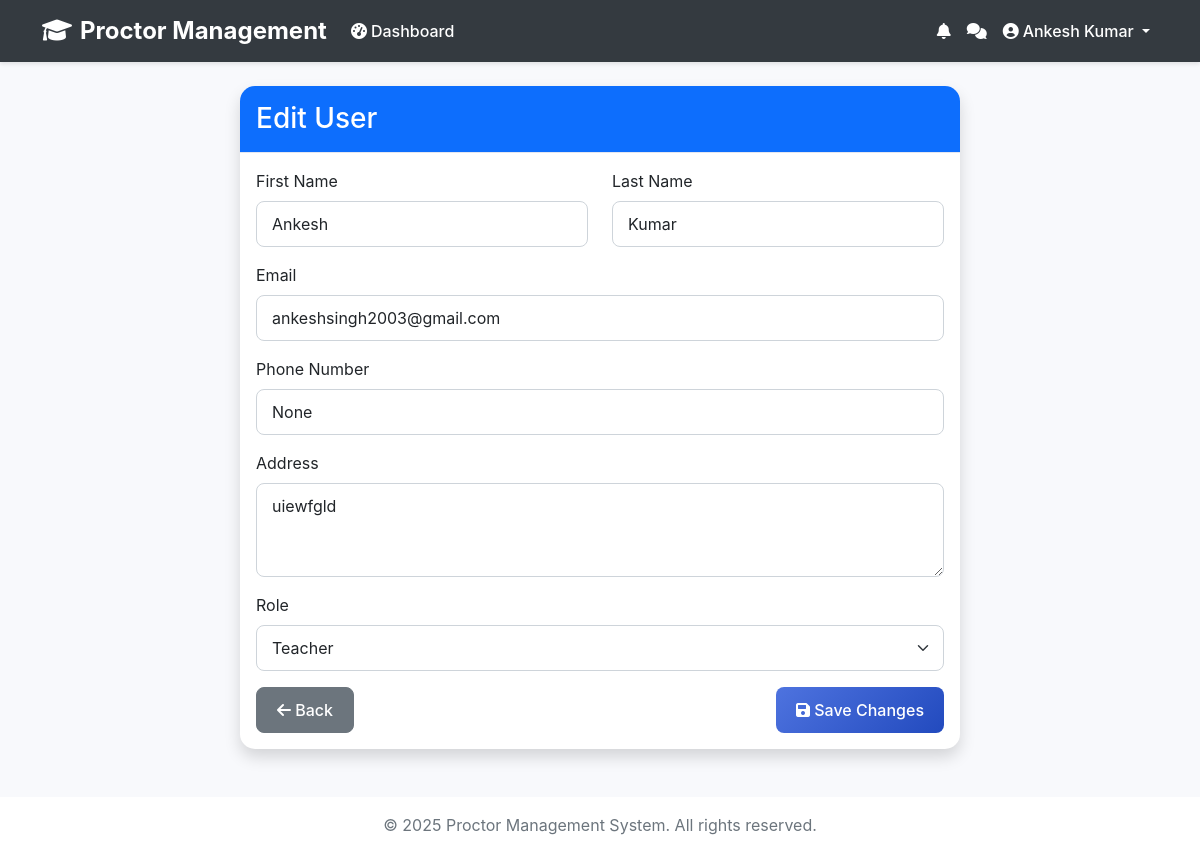
The app's page /admin-panel/users/edit/35/ (signed in) with its own data.
### accounts/models.py (models this page shows, shortened)
class User(AbstractUser):
    ROLE_CHOICES = (
        ('student', 'Student'),
        ('teacher', 'Teacher'),
        ('admin', 'Admin'),
    )
    role = models.CharField(max_length=10, choices=ROLE_CHOICES, default='student')
    phone_number = models.CharField(max_length=15, blank=True, null=True)
    address = models.TextField(blank=True, null=True)
    is_email_verified = models.BooleanField(default=False)
    password_reset_token = models.CharField(max_length=32, null=True, blank=True)
    password_reset_expires = models.DateTimeField(null=True, blank=True)

### admin_panel/views.py (the view, shortened to what this page needs)
# urls.py: path('users/edit/<int:user_id>/', views.edit_user, name='edit_user'),
@login_required
def edit_user(request, user_id):
    if request.user.role != 'admin':
        return redirect('dashboard')
    user = get_object_or_404(User, id=user_id)
    context = {
        'user': user,
    }
    return render(request, 'admin_panel/edit_user.html', context)

### accounts/context_processors.py (called while the page is built)
def unread_notifications_count(request):
    if request.user.is_authenticated:
        count = Notification.objects.filter(user=request.user, is_read=False).count()
    else:
        count = 0
    return {'unread_notifications_count': count}

### admin_panel/templates/admin_panel/edit_user.html (shortened to what this page needs)
{% extends 'accounts/base.html' %}
{% block content %}
<div class="container">
    <div class="row mb-4">
        <div class="col-md-8 offset-md-2">
            <div class="card shadow">
                <div class="card-header bg-primary text-white">
                    <h3 class="mb-0">Edit User</h3>
                </div>
                <div class="card-body">
                    <form method="post">
                        <div class="row">
                            <div class="col-md-6 mb-3">
                                <label for="first_name" class="form-label">First Name</label>
                                <input type="text" class="form-control" id="first_name" name="first_name" value="{{ user.first_name }}" required>
                            </div>
                            <div class="col-md-6 mb-3">
                                <label for="last_name" class="form-label">Last Name</label>
                                <input type="text" class="form-control" id="last_name" name="last_name" value="{{ user.last_name }}" required>
                            </div>
                        </div>
                        <div class="mb-3">
                            <label for="email" class="form-label">Email</label>
                            <input type="email" class="form-control" id="email" name="email" value="{{ user.email }}" required>
                        </div>
                        <div class="mb-3">
                            <label for="phone_number" class="form-label">Phone Number</label>
                            <input type="tel" class="form-control" id="phone_number" name="phone_number" value="{{ user.phone_number }}" required>
                        </div>
                        <div class="mb-3">
                            <label for="address" class="form-label">Address</label>
                            <textarea class="form-control" id="address" name="address" rows="3" required>{{ user.address }}</textarea>
                        </div>
                        <div class="mb-3">
                            <label for="role" class="form-label">Role</label>
                            <select class="form-select" id="role" name="role" required>
                                <option value="teacher" {% if user.role == 'teacher' %}selected{% endif %}>Teacher</option>
                            </select>
                        </div>
                        <div class="d-flex justify-content-between">
                            <a href="{% url 'manage_users' %}" class="btn btn-secondary">
                                <i class="fas fa-arrow-left"></i> Back
                            </a>
                            <button type="submit" class="btn btn-primary">
                                <i class="fas fa-save"></i> Save Changes
                            </button>
                        </div>
                    </form>
                </div>
            </div>
        </div>
    </div>
</div>
{% endblock %}

### accounts/templates/accounts/base.html (shortened to what this page needs)
<!DOCTYPE html>
<html lang="en">
<head>
    <link href="https://cdn.jsdelivr.net/npm/bootstrap@5.1.3/dist/css/bootstrap.min.css" rel="stylesheet">
    <link href="https://cdnjs.cloudflare.com/ajax/libs/font-awesome/6.0.0/css/all.min.css" rel="stylesheet">
</head>
<body>
    <nav class="navbar navbar-expand-lg navbar-dark">
        <div class="container">
            <a class="navbar-brand" href="{% url 'home' %}">
                <i class="fas fa-graduation-cap me-2"></i>Proctor Management
            </a>
            <div class="collapse navbar-collapse" id="navbarNav">
                <ul class="navbar-nav me-auto">
                    {% if user.is_authenticated %}
                        <li class="nav-item">
                            <a class="nav-link" href="{% url 'dashboard' %}">
                                <i class="fas fa-tachometer-alt me-1"></i>Dashboard
                            </a>
                        </li>
                    {% endif %}
                </ul>
                <ul class="navbar-nav">
                    {% if user.is_authenticated %}
                        <li class="nav-item">
                            <a class="nav-link position-relative" href="{% url 'notifications' %}">
                                <i class="fas fa-bell"></i>
                            </a>
                        </li>
                        <li class="nav-item">
                            <a class="nav-link position-relative" href="{% if user.teacher %}{% url 'teacher_chat' %}{% elif user.student %}{% url 'student_chat' %}{% endif %}">
                                <i class="fas fa-comments"></i>
                            </a>
                        </li>
                        <li class="nav-item dropdown">
                            <a class="nav-link dropdown-toggle" href="#" id="navbarDropdown" role="button" data-bs-toggle="dropdown">
                                <i class="fas fa-user-circle me-1"></i>{{ user.get_full_name }}
                            </a>
                        </li>
                    {% endif %}
                </ul>
            </div>
        </div>
    </nav>
    <div class="container py-4">
        {% block content %}
        {% endblock %}
    </div>
    <footer class="footer mt-auto py-3 bg-white">
        <div class="container text-center">
            <span class="text-muted">© 2025 Proctor Management System. All rights reserved.</span>
        </div>
    </footer>
</body>
</html>

### accounts/templates/accounts/base.html (style rules this page uses)
:root { --primary-color: #4e73df; --secondary-color: #858796; --success-color: #1cc88a; --info-color: #36b9cc; --warning-color: #f6c23e; --danger-color: #e74a3b; }
body { font-family: 'Nunito', -apple-system, BlinkMacSystemFont, "Segoe UI", Roboto, "Helvetica Neue", Arial, sans-serif; background-color: #f8f9fc; }
.navbar { background-color: #343a40; box-shadow: 0 2px 4px rgba(0,0,0,.1); }
.navbar-brand { font-weight: 700; font-size: 1.5rem; color: white !important; }
.nav-link { font-weight: 500; padding: 0.5rem 1rem; transition: all 0.3s ease; color: white !important; }
.card { border: none; border-radius: 0.35rem; box-shadow: 0 0.15rem 1.75rem 0 rgba(58, 59, 69, 0.15); }
.card-header { background-color: #f8f9fc; border-bottom: 1px solid #e3e6f0; padding: 1rem; }
.btn { border-radius: 0.35rem; padding: 0.375rem 0.75rem; font-weight: 500; transition: all 0.3s ease; }
.btn-primary { background: linear-gradient(135deg, var(--primary-color) 0%, #224abe 100%); border: none; }

### admin_panel/templates/admin_panel/edit_user.html (style rules this page uses)
.card { border: none; border-radius: 15px; }
.card-header { border-radius: 15px 15px 0 0 !important; }
.form-control, .form-select { border-radius: 8px; padding: 10px 15px; }
.btn { padding: 10px 20px; border-radius: 8px; }

### records on screen
User: get_full_name "Ankesh Kumar", first_name "Ankesh", last_name "Kumar", email "ankeshsingh2003@gmail.com", phone_number "None", address "uiewfgld", role "Teacher"
